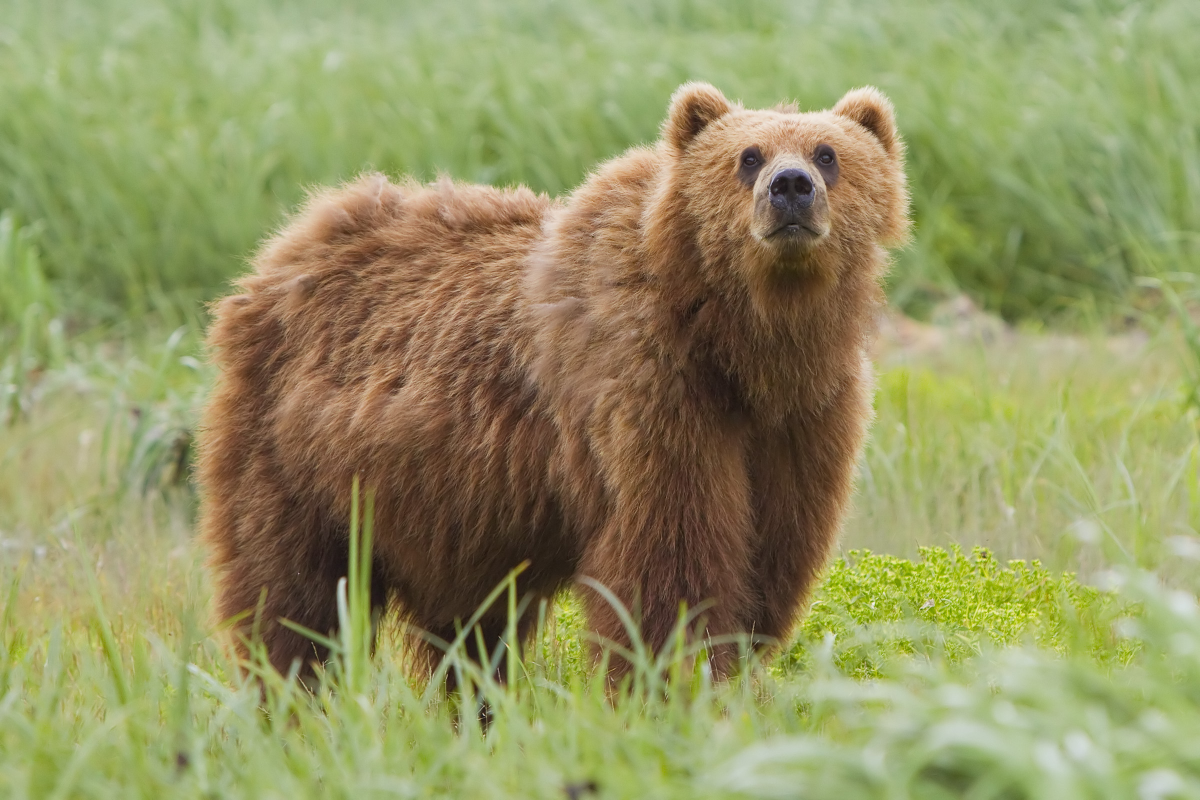
#> input picture assets/bear.jpg, 2400 x 1600 px, found by its file name (shown at 1/2 size)
$ python 05_bitwise_operations.py
#> lines starting #> are read from the running program, lines starting #| are printed output that depends on the picture; after the words box and inside, x2 and y2 are one past the last pixel; in counts of white or black regions, pixels touching at a corner belong together
import cv2
import imutils

img = cv2.imread(r'F:\Users\BardKrzysztof\PycharmProjects\computer-vision\assets\bear.jpg')
#> img is the input picture: shape (1600, 2400, 3); mean B, G, R 98.8, 147.6, 147
view = cv2.imread(r'F:\Users\BardKrzysztof\PycharmProjects\computer-vision\assets\view.jpeg')
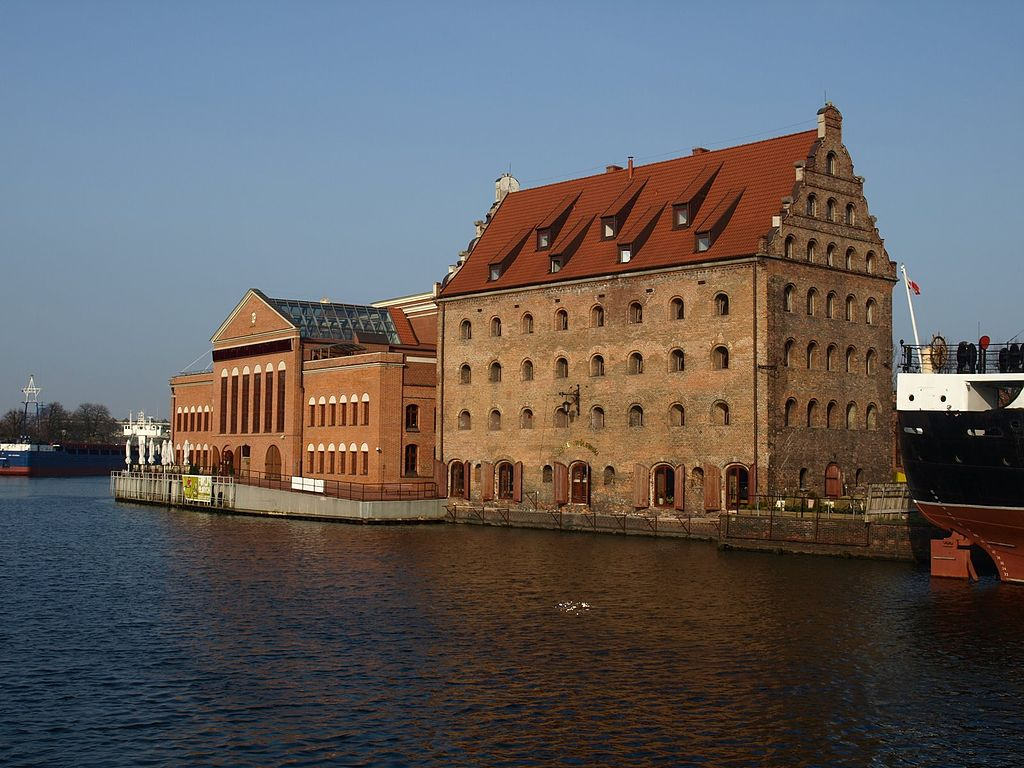
#> input picture assets/view.jpeg, 1024 x 768 px, found by its file name
#> view is the input picture: shape (768, 1024, 3); mean B, G, R 94.4, 93.5, 96.5

img = imutils.resize(img, height=600)
#> img: shape (600, 900, 3)

# cv2.imshow('img', img)
# cv2.imshow('view', view)
# cv2.waitKey(0)

#Region of Interest - RoI
rows, cols, channels = img.shape
#> rows = 600; cols = 900; channels = 3
roi = view[:rows, :cols]
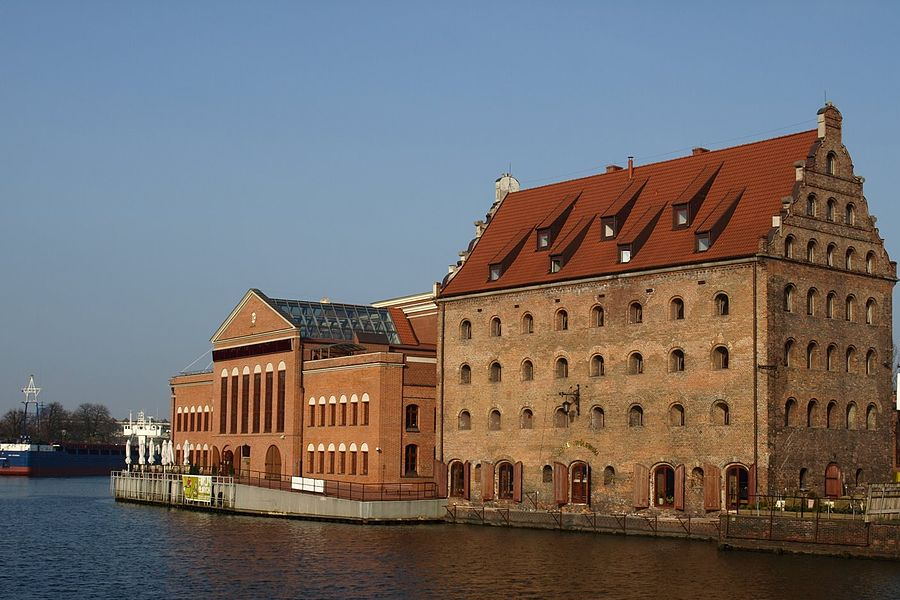
#> roi: shape (600, 900, 3); mean B, G, R 108.5, 108.9, 113.9
# cv2.imshow('roi', roi)
# cv2.waitKey(0)

gray = cv2.cvtColor(src=img, code=cv2.COLOR_BGR2GRAY)
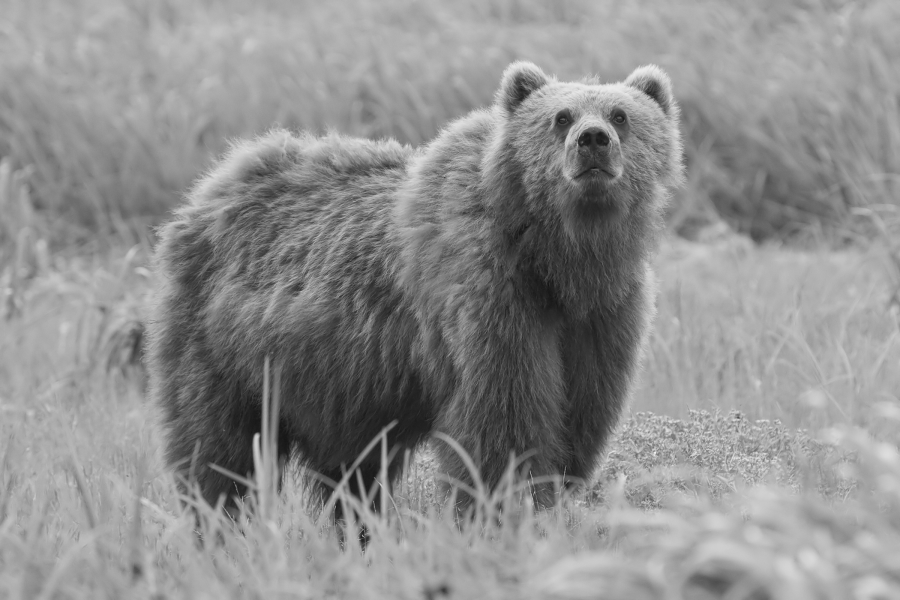
#> gray: shape (600, 900); min 19, max 240, mean 141.9

mask = cv2.threshold(src=gray, thresh=150, maxval=255, type=cv2.THRESH_BINARY)[1]
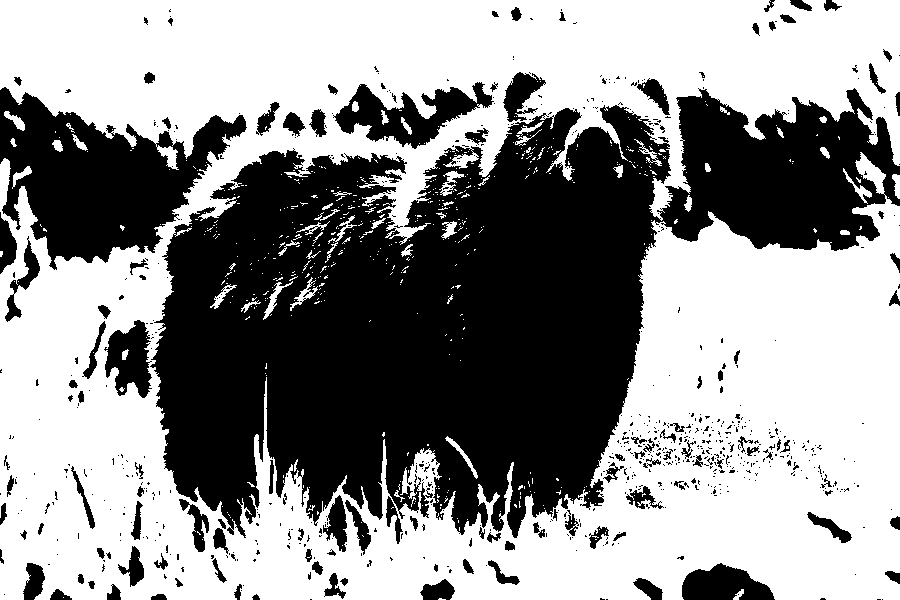
#> mask: shape (600, 900); 57% white; 736 black regions (611 under 20 px), largest, box (x1, y1, x2, y2) and area: (150, 88, 900, 538) 181653, (0, 87, 247, 270) 22557, (333, 82, 494, 149) 4662
# cv2.imshow('mask', mask)


mask_inv = cv2.bitwise_not(src=mask)
# cv2.imshow('mask_inv', mask_inv)
# cv2.waitKey(0)

img_bg = cv2.bitwise_and(src1=roi, src2=roi, mask=mask)
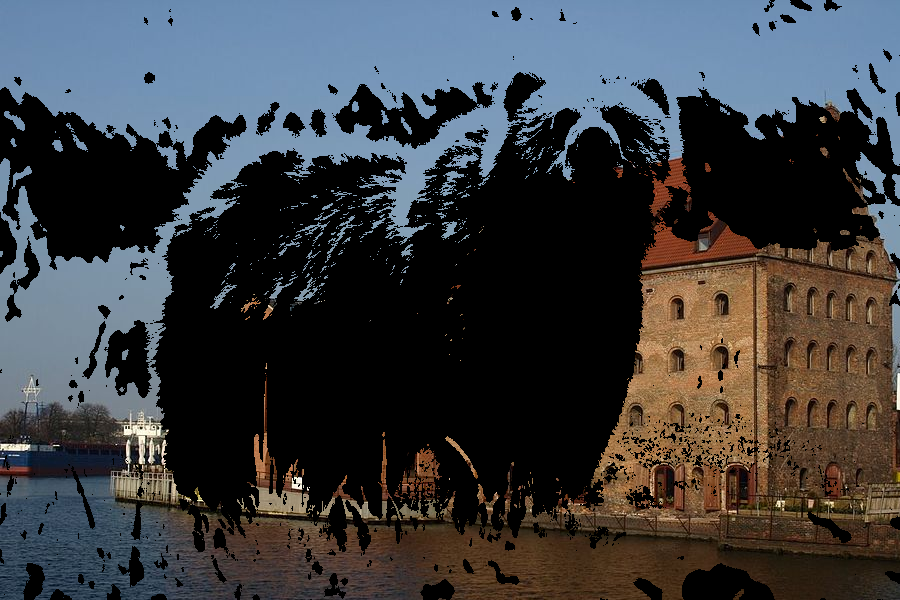
#> img_bg: shape (600, 900, 3); mean B, G, R 63.5, 60.6, 59.1
bear_fg = cv2.bitwise_and(src1=img, src2=img, mask=mask_inv)
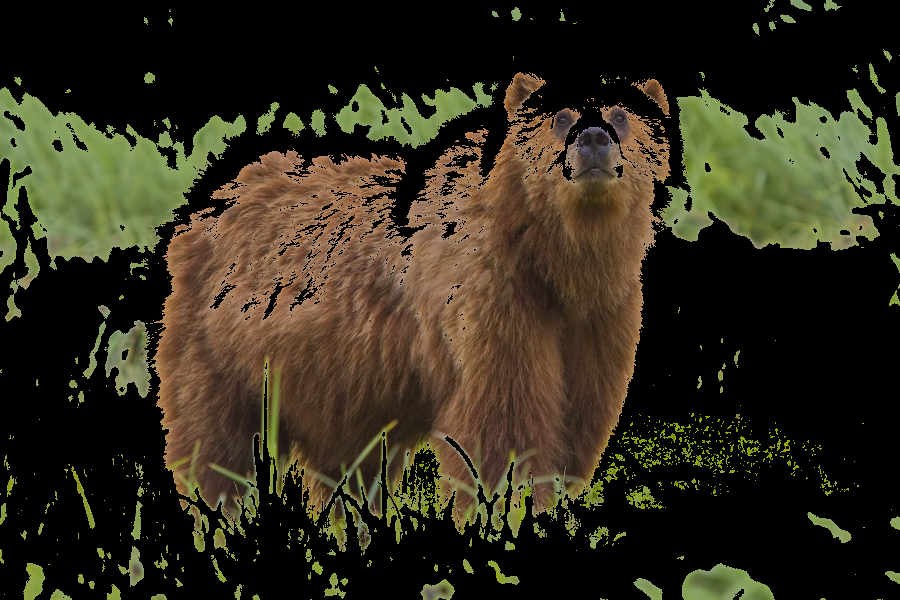
#> bear_fg: shape (600, 900, 3); mean B, G, R 28.1, 44.5, 49.8
# cv2.imshow('bear_fg', bear_fg)
# cv2.waitKey(0)

dst = cv2.add(src1=img_bg, src2=bear_fg)
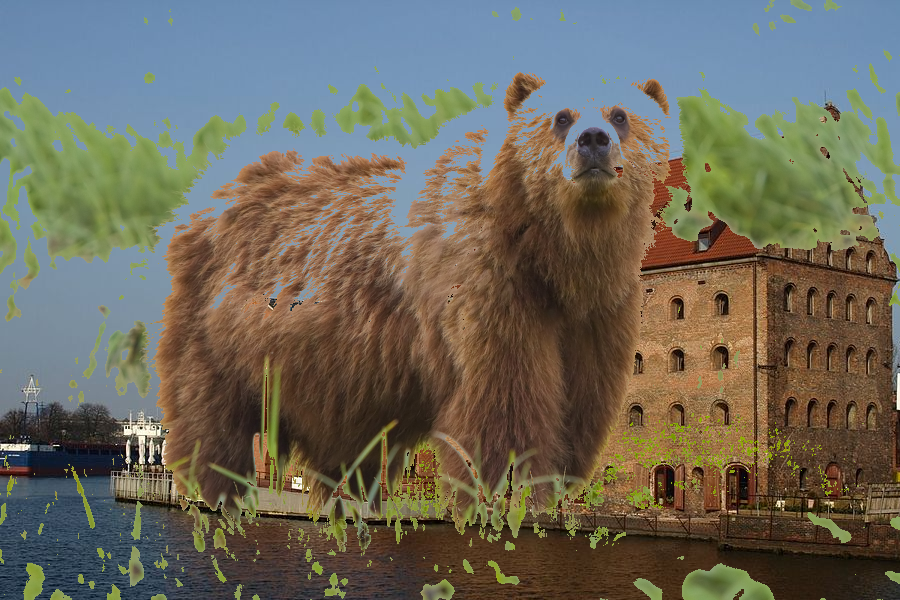
#> dst: shape (600, 900, 3); mean B, G, R 91.6, 105, 108.9
img[:rows, :cols] = dst
cv2.imshow('dst', dst)
cv2.imshow('add_out', img)
cv2.waitKey(0)
